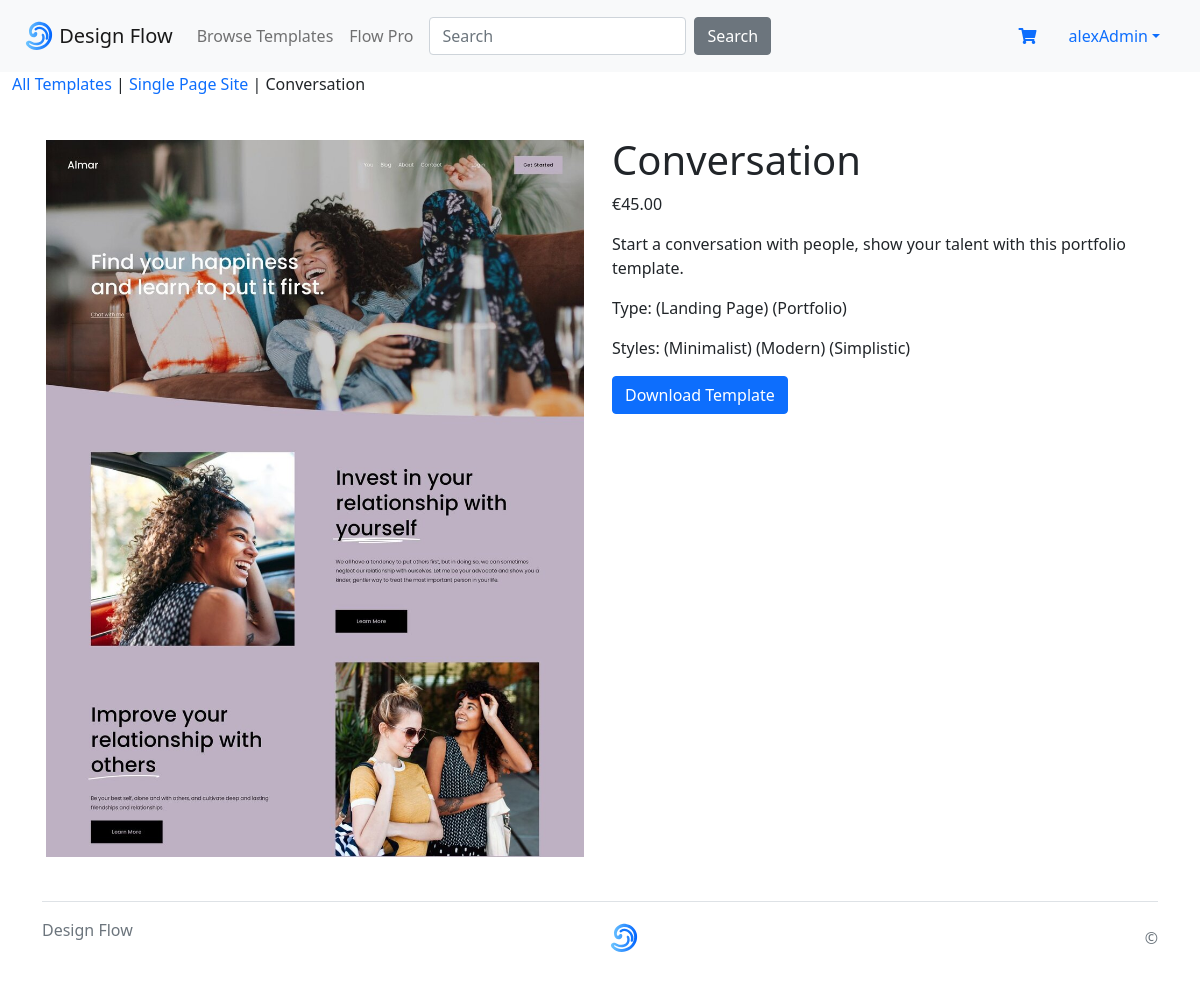
Page /templates/55d2876a-7a00-4195-b487-0f56b278be93/3746eb18-60d2-4bcb-ba1f-934e0951925a/ (signed in) on the committed database.
### users/models.py (models this page shows)
class CustomUser(AbstractUser):
    age = models.PositiveBigIntegerField(null=True, blank=True)

### pages/models.py (models this page shows, shortened)
class Template(models.Model):
    id = models.UUIDField(
        primary_key=True,
        default=uuid.uuid4,
        editable=False)
    name = models.CharField(max_length=255, unique=True)
    description = models.TextField(blank=True)
    category = models.ForeignKey(Category, on_delete=models.CASCADE)
    type = models.ManyToManyField(Type, blank=True)
    style = models.ManyToManyField(Style, blank=True)
    price = models.DecimalField(max_digits=10, decimal_places=2)
    image = models.ImageField(upload_to='template_images', blank=True)
    image_thumbnail = ImageSpecField(source='image', processors=[
                                     ResizeToFill(500, 500)], format='JPEG', options={'quality': 100})
    created = models.DateTimeField(auto_now_add=True, blank=True, null=True)
    updated = models.DateTimeField(auto_now=True, blank=True, null=True)
    pro = models.BooleanField(default=False, null=False, blank=False)
    class Meta:
        ordering = ('name',)
        verbose_name = 'template'
        verbose_name_plural = 'templates'

class Category(models.Model):
    id = models.UUIDField(
        primary_key=True,
        default=uuid.uuid4,
        editable=False)
    name = models.CharField(max_length=255, unique=True)
    def __str__(self):
        return self.name
    class Meta:
        ordering = ('name',)
        verbose_name = 'category'
        verbose_name_plural = 'categories'

### pages/views.py (the view)
# urls.py: path('templates/<uuid:category_id>/<uuid:template_id>/', views.temp_detail, name='template_detail'),
def temp_detail(request, category_id, template_id):
    purchased = False
    pro = False
    subbed = False
    template = get_object_or_404(
        Template, category_id=category_id, id=template_id)
    if request.user.is_authenticated:
        types = Type.objects.filter(
            template=template)
        type = " "
        if types:
            for i in types:
                type += "(" + i.name + ") "
        styles = Style.objects.filter(
            template=template)
        style = " "
        if styles:
            for i in styles:
                style += "(" + i.name + ") "
        try:
            check = TemplatesOwned.objects.get(
                user=request.user, template=template_id)
            purchased = True
        except TemplatesOwned.DoesNotExist:
            purchased = False
        try:
            check = Sub.objects.get(
                user=request.user)
            if check.active == True:
                subbed = True
        except Sub.DoesNotExist:
            subbed = False
    if template.pro == True:
        pro = True
    return render(request, 'shop/template.html', {'template': template, "purchased": purchased, "pro": pro, "subbed": subbed, "type":type, "style":style  })

### pages/templates/shop/template.html (shortened to what this page needs)
{% extends "base.html" %}
{% load static %}
{% block content %}
<div class="container-fluid my_template_row_class">
    <div class="mx-auto">
        <p><a href="{% url 'all_templates' %}" class="text-decoration-none">All Templates</a> | <a
                href="{{template.category.get_url }}" class="text-decoration-none">{{template.category}}</a> |
            {{template.name}}</p>
    </div>
    <div class="container">
        <br>
        <div class="row">
            <div class="col-12 col-sm-12 col-md-12 col-lg-6 text-center">
                <div style="min-width: 18rem;">
                    <img src="{{template.image_thumbnail.url}}" class="img-thumbnail border-0"
                        alt="{{template.name}}" />
                </div>
            </div>
            <div class="col-12 col-sm-12 col-md-12 col-lg-6">
                <div>
                    <h1 class="my_template_title">{{template.name}}</h1>
                    {% if pro == False %}
                    <p>€{{template.price}}</p>
                    {% endif %}
                    <p class=" my_template_text">{{template.description}}</p>
                    {% if type %}
                    <p class=" my_template_text">Type: {{type}}</p>
                    {% endif%}
                    {% if style %}
                    <p class=" my_template_text">Styles: {{style}}</p>
                    {% endif%}
                    {% if purchased == True or subbed == True and pro == True %}
                    <a class="btn btn-primary" href="">Download Template</a>
                    {% elif pro == True %}
                    <a class="btn btn-primary" href="{% url 'FlowPro' %}">Subscribe to Flow Pro</a>
                    {% else %}
                    <a class="btn btn-secondary" href="{% url 'cart:add_cart' template.id %}">Add to Cart</a>
                    {% endif %}
                </div>
            </div>
        </div>
    </div>
</div>
{% endblock %}

### pages/templates/base.html (shortened to what this page needs)
{% load static %}
<!DOCTYPE html>
<html lang="en">
<head>
    <link rel="stylesheet" href="{% static 'css/base.css' %}">
    <link href="https://cdn.jsdelivr.net/npm/bootstrap@5.0.2/dist/css/bootstrap.min.css" rel="stylesheet">
    <link rel="stylesheet" href="https://use.fontawesome.com/releases/v5.15.1/css/all.css">
</head>
<nav class="navbar navbar-expand-lg sticky-top navbar-light bg-light px-4 py-3">
    <div class="collapse navbar-collapse" id="navbardCollapse" aria-labelledby="navbarNavLabel" aria-hidden="true">
        <a class="navbar-brand" href="{% url 'home' %}">
            <img src="{% static 'icon.svg' %}" width="30" height="30" class="d-inline-block align-top" alt="" />
            Design Flow
        </a>
        <ul class="navbar-nav">
            <li class="nav-item">
                <a class="nav-link" href="{% url 'all_templates' %}">Browse Templates</a>
            </li>
            <li class="nav-item">
                <a class="nav-link" href="{% url 'FlowPro' %}">Flow Pro</a>
            </li>
        </ul>
        <form class="navbar-item mx-2 d-flex flex-row"
            action="{% url 'search_app:searchResult' %}" method="get">
            <input class="form-control me-2" type="search" placeholder="Search" aria-label="Search" name="q">
            <button class="btn btn-secondary my-2 my-sm-0" type="submit">Search</button>
        </form>
    </div>
    <ul class="nav d-flex flex-row ">
        {% if item_count > 0 %}
        <li class="nav-item">
            <a class="nav-link" href="{% url 'cart:cart_detail' %}"><i
                    class="fas fa-shopping-cart">({{item_count}})</i></a>
        </li>
        {% else %}
        <li class="nav-item">
            <a class="nav-link w-100" href="{% url 'cart:cart_detail' %}"><i class="fas fa-shopping-cart"></i></a>
        </li>
        {% endif %}
        {% if user.is_authenticated %}
        <li class="nav-item dropdown">
            <a href="#" class="nav-link dropdown-toggle" data-bs-toggle="dropdown">{{user.username}}</a>
        </li>
        {% endif %}
    </ul>
</nav>
<body class="d-flex flex-column h-100 min-vh-100">
    {% block content %}{% endblock content %}
</body>
<footer class="footer mt-auto py-3">
    <div class="container">
        <footer class="d-flex flex-wrap justify-content-between align-items-center py-3 my-4 border-top">
            <a href="{% url 'home' %}" class="col-md-4 mb-0 text-decoration-none">
                <p class=" text-muted">Design Flow</p>
            </a>
            <a href="{% url 'home' %}"
                class="col-md-4 d-flex align-items-center justify-content-center mb-3 mb-md-0 me-md-auto link-dark text-decoration-none">
                <svg class="bi me-2" width="40" height="32">
                    <img src="{% static 'icon.svg' %}" width="30" height="30" class="d-inline-block align-top" alt="" />
                </svg>
            </a>
            <p class="col-md-4 text-muted mb-0 text-end">©</p>
        </footer>
    </div>
</footer>
</html>

### rows in the picture
CustomUser: username "alexAdmin"
Template: category "Single Page Site", name "Conversation", image_thumbnail (picture), price "45.00", description "Start a conversation with people, show your talent with this portfolio template."

### other values in the picture
{{ type }} "(Landing Page) (Portfolio)"
{{ style }} "(Minimalist) (Modern) (Simplistic)"
